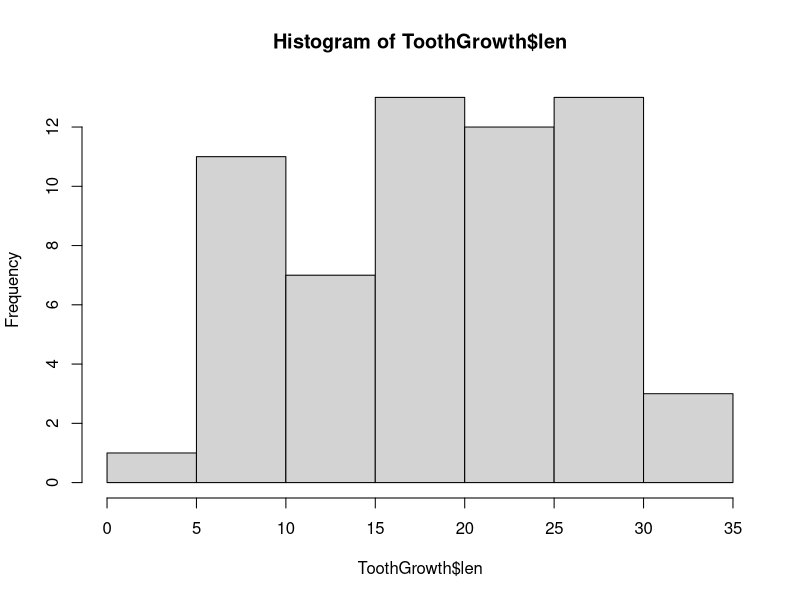
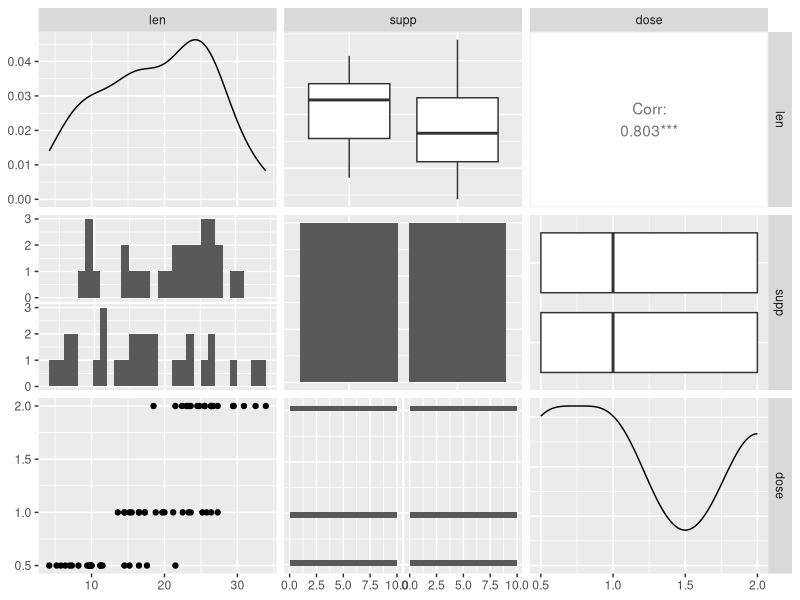
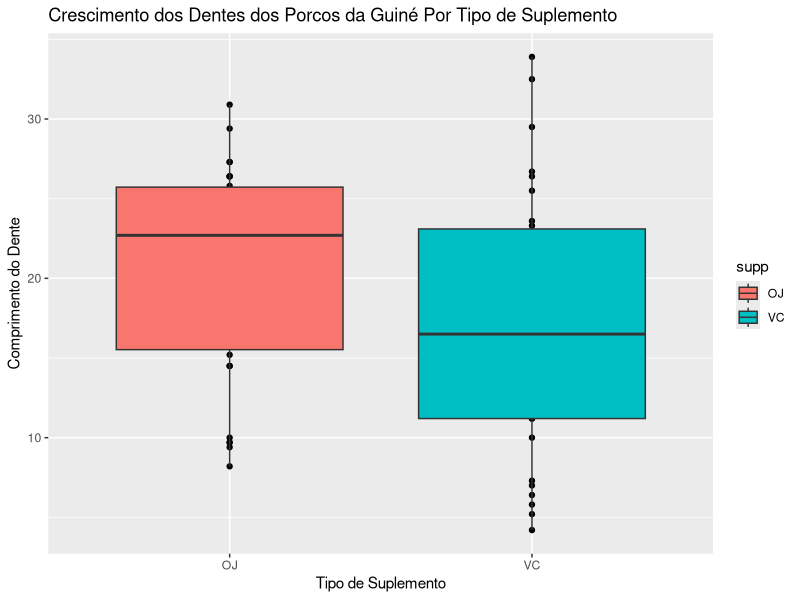

The R script that drew these images, in order:
#O Que Fazer Quando a Suposição do Teste Estatístico Não é Satisfeita?

# Há diferença significativa no crescimento dos dentes de acordo com o tipo de suplemento
# usado nos Porcos da Guiné?

# Imports
library(ggplot2)
library(GGally)
install.packages("GGally")
# Compreendendo o dataset
?ToothGrowth

# Carregando o dataset
data("ToothGrowth")
str(ToothGrowth)
View(ToothGrowth)
summary(ToothGrowth)

# Histograma da variável len
hist(ToothGrowth$len)

# GGPairs  #mostra análise univariada. 
ggpairs(ToothGrowth)

# Boxplots por tipo de suplemento (relação entre o cumprimento e o suplemento)
qplot(supp,
      len,
      data = ToothGrowth, 
      main = "Crescimento dos Dentes dos Porcos da Guiné Por Tipo de Suplemento",
      xlab = "Tipo de Suplemento", 
      ylab = "Comprimento do Dente") + 
  geom_boxplot(aes(fill = supp))

# Analisando os boxplots parece haver uma diferença no crescimento dos dentes, associada ao
# tipo de suplemento. Precisamos validar.

# Há diferença significativa no crescimento dos dentes de acordo com o tipo de suplemento
# usado nos Porcos da Guiné?


# Solução 1: Aplicar um Teste t de amostras independentes a fim de verificar se os tipos 
# de suplementos tem impacto no crescimento dos dentes dos animais. Hipóteses para o Teste t:

# H0 (Hipótese Nula) – Não há diferença significativa entre as médias dos 2 grupos 
# (logo o tipo de suplemento não tem impacto no crescimento dos dentes)
# H1 (Hipótese Alternativa) – Há diferença significativa entre as médias dos 2 grupos 
# (logo o tipo de suplemento tem impacto no crescimento dos dentes)

# Para aplicar o Teste t primeiro precisamos validar as 5 suposições do Teste.

# 1- Os dados são aleatórios e representativos da população.
# 2- A variável dependente é contínua.
# 3- Ambos os grupos são independentes (ou seja, grupos exaustivos e excludentes).
# 4- Os resíduos do modelo são normalmente distribuídos.
# 5- A variância residual é homogênea (princípio da homocedasticidade).

# Para o nosso exemplo neste estudo de caso, iremos considerar como verdadeiras as 
# suposições de 1 a 3 e validaremos as suposições 4 e 5. Para a suposição 4 usaremos 
# o Teste de Shapiro-Wilk e para a suposição 5 usaremos o Teste F.

# Validamos primeiro a suposição 5 usando o Teste F

# H0 = As médias de dados extraídos de uma população normalmente distribuída tem a mesma variância.
# H1 = As médias de dados extraídos de uma população normalmente distribuída não tem a mesma variância.
? var.test
var.test(len ~ supp, data = ToothGrowth)

# O valor-p é maior que 0.05. Falhamos em rejeitar a H0.
# Não há diferença significativa entre as variâncias dos 2 grupos.

# Validamos agora a suposição 4 

# Teste de Normalidade Shapiro-Wilk 
# H0: Os dados são normalmente distribuídos
# H1: Os dados não são normalmente distribuídos
?shapiro.test
shapiro.test(ToothGrowth$len[ToothGrowth$supp == 'OJ']) 
shapiro.test(ToothGrowth$len[ToothGrowth$supp == 'VC']) 

# O valor-p do primeiro grupo é menor que 0.05. Rejeitamos a H0.
# O valor-p do segundo grupo é maior que 0.05. Falhamos em rejeitar a H0.

# Uma das suposições do Teste t não foi satisfeita e o teste não pode ser usado.

# Observe o que acontece se você aplicar o Teste t:
# H0 (Hipótese Nula) – Não há diferença significativa entre as médias dos 2 grupos
df_OJ = ToothGrowth$len[ToothGrowth$supp == 'OJ']
df_VC = ToothGrowth$len[ToothGrowth$supp == 'VC']

t.test(df_OJ, df_VC, paired = FALSE, var.equal = FALSE, conf.level = 0.95) 

# O valor-p do teste é 0.06063, logo, maior que 0.05. Falhamos em rejeitar a H0.
# Podemos concluir que os 2 grupos não tem diferença significativa.
# Ou seja, não há diferença significativa entre os tipos de suplementos aplicados para o crescimento
# dos Porcos da Guiné. Compare com o resultado do Boxplot.

# A Solução 1 não é válida para esse tipo de problema pois os dados não satisfazem 
# uma das suposições.

# Será que a dosagem do suplemento é que realmente faz diferença e não o tipo de suplemento?
# Vamos verificar!


# Solução 2: Aplicar um Teste ANOVA a fim de verificar se as dosagens dos tipos de suplementos 
# é que causam impacto no crescimento dos dentes dos animais.

# Para usar o teste ANOVA, temos as seguintes suposições principais:

# 1- Dentro de cada amostra, as observações são amostradas aleatoriamente e independentemente umas das outras.
# 2- Cada amostra de grupo é extraída de uma população normalmente distribuída.

# Consideramos a suposição 1 como verdadeira e testaremos a suposição 2.

# Dividimos os dados em 3 grupos de acordo com a dosagem do suplemento
unique(ToothGrowth$dose)
dose_0_5 = ToothGrowth$len[ToothGrowth$dose == 0.5]
dose_1_0 = ToothGrowth$len[ToothGrowth$dose == 1]
dose_2_0 = ToothGrowth$len[ToothGrowth$dose == 2]

# Teste de Normalidade Shapiro-Wilk para cada grupo
# H0: Os dados são normalmente distribuídos
# H1: Os dados não são normalmente distribuídos
shapiro.test(dose_0_5) 
shapiro.test(dose_1_0) 
shapiro.test(dose_2_0) 

# O valor-p de todos os grupos é maior que 0.05. Falhamos em rejeitar a H0.
# As 3 amostras são normalmente distribuídas.

# ANOVA
teste_anova = aov(len ~ dose, ToothGrowth)
summary(teste_anova)

# Com base nesta análise unidirecional, a dosagem tem um efeito muito significativo no 
# comprimento do dente.

# Conclusão:

# O tipo de suplemento não parece ter diferença. 
# O que faz diferença para o crescimento dos dentes dos Porcos da Guiné é a 
# dosagem do suplemento.

# Ou ainda: o tipo de suplemento pode fazer diferença dependendo da dosagem!
# Podemos validar isso com um modelo de regressão linear.
?lm
modelo_lr = lm(len ~ supp + dose, ToothGrowth)
summary(modelo_lr)





